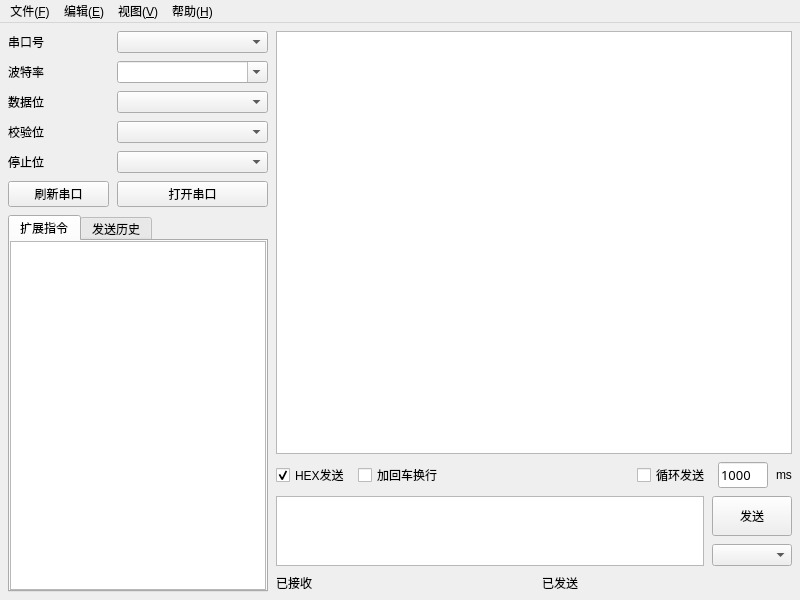
<?xml version="1.0" encoding="UTF-8"?>
<ui version="4.0">
    <class>MainWindow</class>
    <widget class="QMainWindow" name="MainWindow">
        <property name="geometry">
            <rect>
                <x>0</x>
                <y>0</y>
                <width>800</width>
                <height>600</height>
            </rect>
        </property>
        <!-- ====== 菜单栏 ====== -->
        <widget class="QMenuBar" name="menuBar">
            <property name="geometry">
                <rect>
                    <x>0</x>
                    <y>0</y>
                    <width>800</width>
                    <height>22</height>
                </rect>
            </property>
            <widget class="QMenu" name="menuFile">
                <property name="title">
                    <string>文件(&amp;F)</string>
                </property>
                <addaction name="actionSaveLog"/>
                <addaction name="actionClearData"/>
                <addaction name="separator"/>
                <addaction name="actionExit"/>
            </widget>
            <widget class="QMenu" name="menuEdit">
                <property name="title">
                    <string>编辑(&amp;E)</string>
                </property>
                <addaction name="actionCommandScript"/>
                <addaction name="separator"/>
                <addaction name="actionFind"/>
                <addaction name="actionClearHighlight"/>
                <addaction name="actionCopy"/>
            </widget>
            <widget class="QMenu" name="menuView">
                <property name="title">
                    <string>视图(&amp;V)</string>
                </property>
                <addaction name="actionStayOnTop"/>
                <addaction name="separator"/>
                <addaction name="actionDarkTheme"/>
                <addaction name="actionAutoScroll"/>
                <addaction name="actionHexDisplay"/>
            </widget>
            <widget class="QMenu" name="menuHelp">
                <property name="title">
                    <string>帮助(&amp;H)</string>
                </property>
                <addaction name="actionProjectSite"/>
                <addaction name="actionAbout"/>
            </widget>
            <addaction name="menuFile"/>
            <addaction name="menuEdit"/>
            <addaction name="menuView"/>
            <addaction name="menuHelp"/>
        </widget>

        <!-- ====== 主界面 ====== -->
        <widget class="QWidget" name="centralWidget">
            <layout class="QHBoxLayout" name="rootLayout" stretch="0,1">
                <property name="spacing">
                    <number>8</number>
                </property>
                <property name="leftMargin">
                    <number>8</number>
                </property>
                <property name="topMargin">
                    <number>8</number>
                </property>
                <property name="rightMargin">
                    <number>8</number>
                </property>
                <property name="bottomMargin">
                    <number>8</number>
                </property>
                <item>
                    <layout class="QGridLayout" name="gridLayout">
                        <property name="spacing">
                            <number>8</number>
                        </property>
                        <item row="0" column="0" colspan="2">
                            <widget class="QLabel" name="label">
                                <property name="text">
                                    <string>串口号</string>
                                </property>
                            </widget>
                        </item>
                        <item row="0" column="2" colspan="3">
                            <widget class="QComboBox" name="portNameBox"/>
                        </item>
                        <item row="1" column="0" colspan="2">
                            <widget class="QLabel" name="label_2">
                                <property name="text">
                                    <string>波特率</string>
                                </property>
                            </widget>
                        </item>
                        <item row="1" column="2" colspan="3">
                            <widget class="QComboBox" name="baudRateBox">
                                <property name="editable">
                                    <bool>true</bool>
                                </property>
                            </widget>
                        </item>
                        <item row="2" column="0" colspan="2">
                            <widget class="QLabel" name="label_3">
                                <property name="text">
                                    <string>数据位</string>
                                </property>
                            </widget>
                        </item>
                        <item row="2" column="2" colspan="3">
                            <widget class="QComboBox" name="dataBitBox"/>
                        </item>
                        <item row="3" column="0" colspan="2">
                            <widget class="QLabel" name="label_4">
                                <property name="text">
                                    <string>校验位</string>
                                </property>
                            </widget>
                        </item>
                        <item row="3" column="2" colspan="3">
                            <widget class="QComboBox" name="parityBitBox"/>
                        </item>
                        <item row="4" column="0" colspan="2">
                            <widget class="QLabel" name="label_5">
                                <property name="text">
                                    <string>停止位</string>
                                </property>
                            </widget>
                        </item>
                        <item row="4" column="2" colspan="3">
                            <widget class="QComboBox" name="stopBitBox"/>
                        </item>
                        <item row="5" column="0" colspan="2">
                            <widget class="QPushButton" name="refreshButton">
                                <property name="text">
                                    <string>刷新串口</string>
                                </property>
                            </widget>
                        </item>
                        <item row="5" column="2" colspan="3">
                            <widget class="QPushButton" name="openPortButton">
                                <property name="text">
                                    <string>打开串口</string>
                                </property>
                            </widget>
                        </item>
                        <item row="6" column="0" rowspan="2" colspan="5">
                            <widget class="QTabWidget" name="tabWidget">
                                <property name="currentIndex">
                                    <number>0</number>
                                </property>
                                <widget class="QWidget" name="commandTab">
                                    <attribute name="title">
                                        <string>扩展指令</string>
                                    </attribute>
                                    <layout class="QVBoxLayout" name="commandTabLayout">
                                        <property name="spacing">
                                            <number>0</number>
                                        </property>
                                        <property name="leftMargin">
                                            <number>0</number>
                                        </property>
                                        <property name="topMargin">
                                            <number>0</number>
                                        </property>
                                        <property name="rightMargin">
                                            <number>0</number>
                                        </property>
                                        <property name="bottomMargin">
                                            <number>0</number>
                                        </property>
                                        <item>
                                            <widget class="QListWidget" name="listWidget">
                                                <property name="verticalScrollBarPolicy">
                                                    <enum>Qt::ScrollBarAlwaysOff</enum>
                                                </property>
                                            </widget>
                                        </item>
                                    </layout>
                                </widget>
                                <widget class="QWidget" name="historyTab">
                                    <attribute name="title">
                                        <string>发送历史</string>
                                    </attribute>
                                    <layout class="QVBoxLayout" name="historyTabLayout">
                                        <property name="spacing">
                                            <number>0</number>
                                        </property>
                                        <property name="leftMargin">
                                            <number>0</number>
                                        </property>
                                        <property name="topMargin">
                                            <number>0</number>
                                        </property>
                                        <property name="rightMargin">
                                            <number>0</number>
                                        </property>
                                        <property name="bottomMargin">
                                            <number>0</number>
                                        </property>
                                        <item>
                                            <widget class="QListWidget" name="historyListWidget"/>
                                        </item>
                                    </layout>
                                </widget>
                            </widget>
                        </item>
                    </layout>
                </item>
                <item>
                    <layout class="QVBoxLayout" name="verticalLayout" stretch="9,0,1,0">
                        <property name="spacing">
                            <number>8</number>
                        </property>
                        <item>
                            <widget class="QPlainTextEdit" name="messageView">
                                <property name="textInteractionFlags">
                                    <set>Qt::TextSelectableByKeyboard|Qt::TextSelectableByMouse</set>
                                </property>
                            </widget>
                        </item>
                        <item>
                            <layout class="QHBoxLayout" name="horizontalLayout">
                                <property name="spacing">
                                    <number>8</number>
                                </property>
                                <item>
                                    <widget class="QCheckBox" name="hexSendCheckBox">
                                        <property name="text">
                                            <string>HEX发送</string>
                                        </property>
                                        <property name="checked">
                                            <bool>true</bool>
                                        </property>
                                    </widget>
                                </item>
                                <item>
                                    <widget class="QCheckBox" name="lineBreakCheckBox">
                                        <property name="text">
                                            <string>加回车换行</string>
                                        </property>
                                    </widget>
                                </item>
                                <item>
                                    <spacer name="horizontalSpacer">
                                        <property name="orientation">
                                            <enum>Qt::Horizontal</enum>
                                        </property>
                                        <property name="sizeHint" stdset="0">
                                            <size>
                                                <width>40</width>
                                                <height>20</height>
                                            </size>
                                        </property>
                                    </spacer>
                                </item>
                                <item>
                                    <widget class="QCheckBox" name="timeCheckBox">
                                        <property name="text">
                                            <string>循环发送</string>
                                        </property>
                                    </widget>
                                </item>
                                <item>
                                    <widget class="QLineEdit" name="timeLineEdit">
                                        <property name="minimumSize">
                                            <size>
                                                <width>45</width>
                                                <height>0</height>
                                            </size>
                                        </property>
                                        <property name="maximumSize">
                                            <size>
                                                <width>50</width>
                                                <height>16777215</height>
                                            </size>
                                        </property>
                                        <property name="font">
                                            <font>
                                                <family>微软雅黑</family>
                                                <pointsize>10</pointsize>
                                                <italic>false</italic>
                                                <bold>false</bold>
                                            </font>
                                        </property>
                                        <property name="text">
                                            <string>1000</string>
                                        </property>
                                        <property name="maxLength">
                                            <number>5</number>
                                        </property>
                                        <property name="readOnly">
                                            <bool>false</bool>
                                        </property>
                                    </widget>
                                </item>
                                <item>
                                    <widget class="QLabel" name="label_8">
                                        <property name="text">
                                            <string>ms</string>
                                        </property>
                                    </widget>
                                </item>
                            </layout>
                        </item>
                        <item>
                            <layout class="QHBoxLayout" name="horizontalLayout_2">
                                <property name="spacing">
                                    <number>8</number>
                                </property>
                                <item>
                                    <widget class="QTextEdit" name="userInputView">
                                        <property name="clearButtonEnabled" stdset="0">
                                            <bool>false</bool>
                                        </property>
                                    </widget>
                                </item>
                                <item>
                                    <layout class="QVBoxLayout" name="verticalLayout_2">
                                        <property name="spacing">
                                            <number>8</number>
                                        </property>
                                        <item>
                                            <widget class="QPushButton" name="sendDataButton">
                                                <property name="sizePolicy">
                                                    <sizepolicy hsizetype="Minimum" vsizetype="Expanding">
                                                        <horstretch>0</horstretch>
                                                        <verstretch>0</verstretch>
                                                    </sizepolicy>
                                                </property>
                                                <property name="text">
                                                    <string>发送</string>
                                                </property>
                                            </widget>
                                        </item>
                                        <item>
                                            <widget class="QComboBox" name="checkCodeBox"/>
                                        </item>
                                    </layout>
                                </item>
                            </layout>
                        </item>
                        <item>
                            <layout class="QHBoxLayout" name="horizontalLayout_3">
                                <property name="spacing">
                                    <number>8</number>
                                </property>
                                <item>
                                    <widget class="QLabel" name="rxLabel">
                                        <property name="text">
                                            <string>已接收</string>
                                        </property>
                                    </widget>
                                </item>
                                <item>
                                    <spacer name="horizontalSpacer_2">
                                        <property name="orientation">
                                            <enum>Qt::Horizontal</enum>
                                        </property>
                                    </spacer>
                                </item>
                                <item>
                                    <widget class="QLabel" name="txLabel">
                                        <property name="text">
                                            <string>已发送</string>
                                        </property>
                                    </widget>
                                </item>
                            </layout>
                        </item>
                    </layout>
                </item>
            </layout>
        </widget>

        <!-- ====== Actions ====== -->
        <action name="actionSaveLog">
            <property name="text">
                <string>保存日志(&amp;S)</string>
            </property>
            <property name="shortcut">
                <string>Ctrl+S</string>
            </property>
        </action>
        <action name="actionClearData">
            <property name="text">
                <string>清空数据(&amp;C)</string>
            </property>
            <property name="shortcut">
                <string>Ctrl+D</string>
            </property>
        </action>
        <action name="actionExit">
            <property name="text">
                <string>退出(&amp;Q)</string>
            </property>
            <property name="shortcut">
                <string>Ctrl+Q</string>
            </property>
        </action>
        <action name="actionCommandScript">
            <property name="text">
                <string>指令脚本</string>
            </property>
        </action>
        <action name="actionFind">
            <property name="text">
                <string>查找(&amp;F)</string>
            </property>
            <property name="shortcut">
                <string>Ctrl+F</string>
            </property>
        </action>
        <action name="actionClearHighlight">
            <property name="text">
                <string>清除高亮</string>
            </property>
        </action>
        <action name="actionCopy">
            <property name="text">
                <string>复制选中(&amp;C)</string>
            </property>
            <property name="shortcut">
                <string>Ctrl+C</string>
            </property>
        </action>
        <action name="actionStayOnTop">
            <property name="text">
                <string>窗口置顶(&amp;T)</string>
            </property>
            <property name="checkable">
                <bool>true</bool>
            </property>
        </action>
        <action name="actionDarkTheme">
            <property name="text">
                <string>暗色主题</string>
            </property>
            <property name="checkable">
                <bool>true</bool>
            </property>
        </action>
        <action name="actionAutoScroll">
            <property name="text">
                <string>自动滚屏(&amp;A)</string>
            </property>
            <property name="checkable">
                <bool>true</bool>
            </property>
            <property name="checked">
                <bool>true</bool>
            </property>
        </action>
        <action name="actionHexDisplay">
            <property name="text">
                <string>HEX 显示(&amp;H)</string>
            </property>
            <property name="checkable">
                <bool>true</bool>
            </property>
            <property name="checked">
                <bool>true</bool>
            </property>
            <property name="shortcut">
                <string>Ctrl+H</string>
            </property>
        </action>
        <action name="actionProjectSite">
            <property name="text">
                <string>项目主页(&amp;P)</string>
            </property>
        </action>
        <action name="actionAbout">
            <property name="text">
                <string>关于(&amp;A)</string>
            </property>
        </action>
    </widget>
    <resources/>
    <connections/>
</ui>
